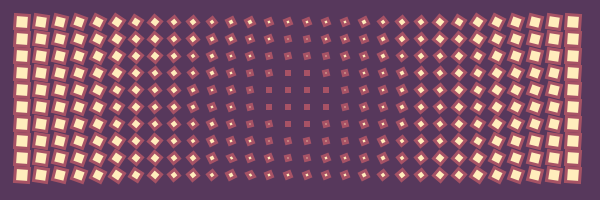
Frame 1 (no input)
Frame 60 (the mouse pressed at the canvas centre just before this capture): identical to frame 1, image omitted
Frame 120 (the mouse held since frame 60 and released just before this capture): identical to frame 1, image omitted

The Processing sketch that drew this single still picture (run headless with seeded random() and noise(); from frame 60 on, the mouse is pressed at the canvas centre):

// Processing sketch: processing_151717
// ── processing_151717.pde

void setup ()
{
  size (600, 200);
  smooth();
  
  rectMode (CENTER);
}

void draw ()
{
  background (#57385c);
  drawRaster();
}

void drawRaster ()
{
  int rows = 10;
  int columns = 30;
  int mySquare = 15;

  int margin = 15;      // abstand zum Fensterrand

  int totalSpaceWidth = width - 2*margin;
  int totalSpaceHeight = height - 2*margin;

  float stepsX = float(totalSpaceWidth) / columns;
  float stepsY = float(totalSpaceHeight) / rows;

  float maxDistance = dist(margin, margin, width/2, height/2);

  int i = 0;

  while (i < rows)
  {
    int j = 0;
    while (j < columns)
    {
      float y = margin + mySquare /2 + i * (stepsY) ;
      float x = margin + mySquare /2  + j*(stepsX);

      float distance = dist (x, y, width/2, height/2);
      float s = map (distance, 0, maxDistance, 2, mySquare);
      float angle = map (distance, 0, maxDistance, PI/2, 0);

      // rechteck ----------------------------
      fill (#ffedbc);
      stroke (#A75265);
      strokeWeight (3);

      pushMatrix();
      translate (x, y);
      rotate (angle);
      rect (0, 0, s, s);
      popMatrix();

      j = j +1;
    }

    i = i + 1;
  }
}
